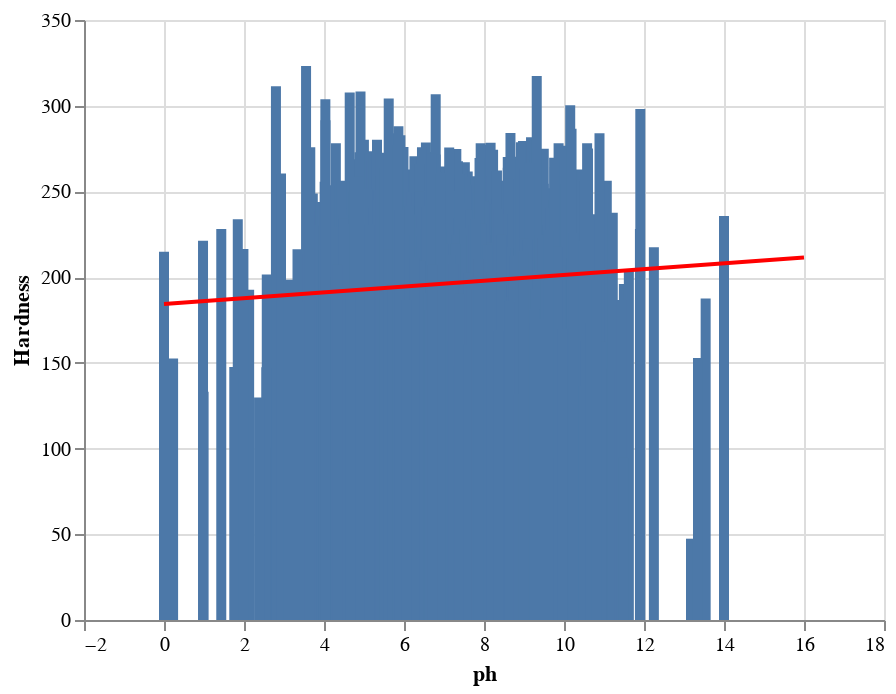

The code cell stored with this chart in its notebook:
### Code cell
final = alt.Chart(data).mark_bar().encode(
    x='ph',
    y='Hardness',
)

final+final.transform_regression('ph', 'Hardness',extent=[0,16]).mark_line(color="red")

### Figure 1 — Vega-Lite specification as saved in the notebook (floating-point values rounded to 4 significant figures; data arrays with more than 128 entries replaced by an {"elided": "..."} marker saying what was removed)
{"config": {"view": {"continuousWidth": 400, "continuousHeight": 300}}, "layer": [{"mark": "bar", "encoding": {"x": {"type": "quantitative", "field": "ph"}, "y": {"type": "quantitative", "field": "Hardness"}}}, {"mark": {"type": "line", "color": "red"}, "encoding": {"x": {"type": "quantitative", "field": "ph"}, "y": {"type": "quantitative", "field": "Hardness"}}, "transform": [{"on": "ph", "regression": "Hardness", "extent": [0, 16]}]}], "data": {"name": "data-04d7b46e74311f63fad6189d1cd74eff"}, "$schema": "https://vega.github.io/schema/vega-lite/v4.8.1.json", "datasets": {"data-04d7b46e74311f63fad6189d1cd74eff": {"elided": "3276 records"}}}
